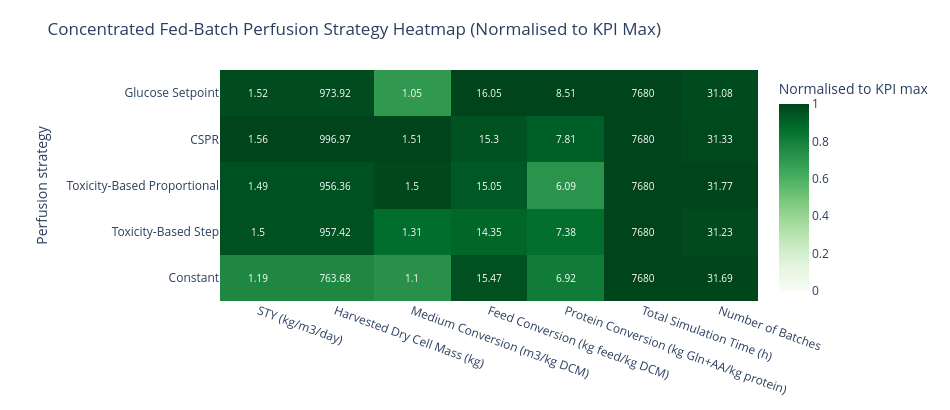

Write notebook code for a chart like this one.
### Code cell
# Concentrated fed-batch perfusion strategy heatmap
fig_cf_heat, cf_heat_raw, cf_heat_norm = build_strategy_heatmap("concentrated_fedbatch")
fig_cf_heat.show()

SAVE_FIG = False
if SAVE_FIG:
    out_svg = NOTEBOOK_DIR / STRATEGY_HEATMAP_CONFIG["concentrated_fedbatch"]["output_name"]
    save_figure_svg(fig_cf_heat, out_svg, width=950, height=max(360, 110 + 60 * len(cf_heat_raw.index)))
    print(f"Saved: {out_svg.name}")

### Figure 1 — Plotly figure (JSON) as saved in the notebook; plotly's stock layout.template omitted (floating-point values rounded to 4 significant figures)
{"data": [{"colorbar": {"title": {"text": "Normalised to KPI max"}}, "colorscale": [[0, "rgb(247,252,245)"], [0.125, "rgb(229,245,224)"], [0.25, "rgb(199,233,192)"], [0.375, "rgb(161,217,155)"], [0.5, "rgb(116,196,118)"], [0.625, "rgb(65,171,93)"], [0.75, "rgb(35,139,69)"], [0.875, "rgb(0,109,44)"], [1, "rgb(0,68,27)"]], "customdata": [[1.193, 763.7, 1.101, 15.47, 6.919, 7680.0, 31.69], [1.496, 957.4, 1.315, 14.35, 7.377, 7680.0, 31.23], [1.494, 956.4, 1.495, 15.05, 6.094, 7680.0, 31.77], [1.558, 997.0, 1.509, 15.3, 7.806, 7680.0, 31.33], [1.522, 973.9, 1.052, 16.05, 8.514, 7680.0, 31.08]], "hovertemplate": "<b>%{y}</b><br>%{x}<br>Normalised score: %{z:.3f}<br>Mean raw value: %{customdata:.4g}<extra></extra>", "text": [["1.19", "763.68", "1.1", "15.47", "6.92", "7680", "31.69"], ["1.5", "957.42", "1.31", "14.35", "7.38", "7680", "31.23"], ["1.49", "956.36", "1.5", "15.05", "6.09", "7680", "31.77"], ["1.56", "996.97", "1.51", "15.3", "7.81", "7680", "31.33"], ["1.52", "973.92", "1.05", "16.05", "8.51", "7680", "31.08"]], "textfont": {"size": 10}, "texttemplate": "%{text}", "type": "heatmap", "x": ["STY (kg/m3/day)", "Harvested Dry Cell Mass (kg)", "Medium Conversion (m3/kg DCM)", "Feed Conversion (kg feed/kg DCM)", "Protein Conversion (kg Gln+AA/kg protein)", "Total Simulation Time (h)", "Number of Batches"], "y": ["Constant", "Toxicity-Based Step", "Toxicity-Based Proportional", "CSPR", "Glucose Setpoint"], "z": [[0.766, 0.766, 0.7292, 0.9635, 0.8127, 1.0, 0.9974], [0.9603, 0.9603, 0.8712, 0.8938, 0.8665, 1.0, 0.9828], [0.9593, 0.9593, 0.9908, 0.9375, 0.7158, 1.0, 1.0], [1.0, 1.0, 1.0, 0.9528, 0.9168, 1.0, 0.986], [0.9769, 0.9769, 0.6971, 1.0, 1.0, 1.0, 0.9781]], "zmax": 1, "zmin": 0}], "layout": {"height": 410, "margin": {"b": 70, "l": 220, "r": 40, "t": 70}, "title": {"text": "Concentrated Fed-Batch Perfusion Strategy Heatmap (Normalised to KPI Max)"}, "width": 950, "xaxis": {"tickangle": 20}, "yaxis": {"title": {"text": "Perfusion strategy"}}}}
